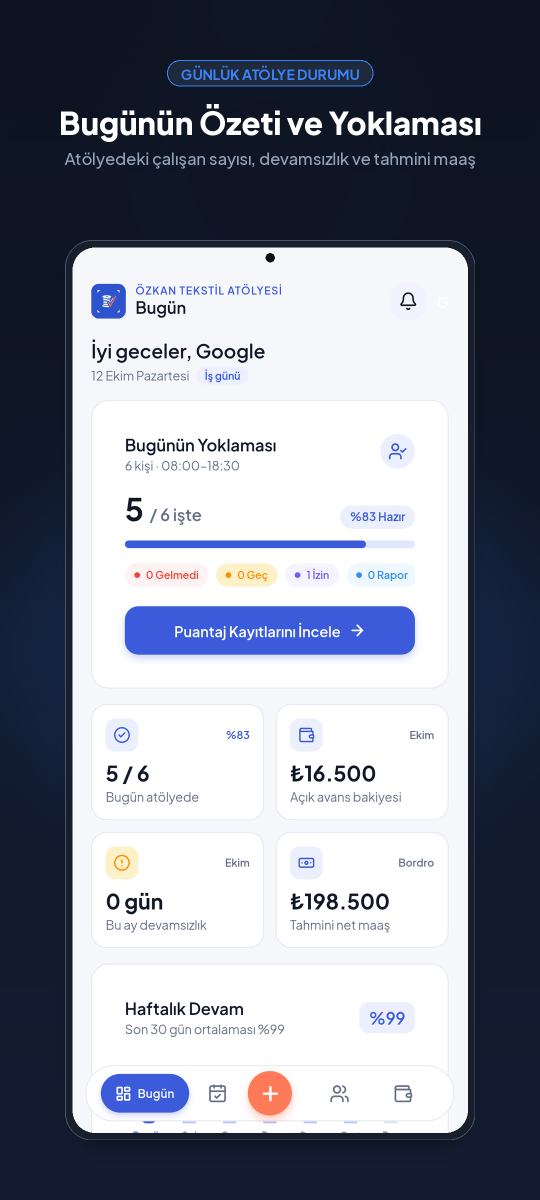
#> input picture store_assets/screenshot_1_bugun.png, 1080 x 2400 px (shown at 1/2 size)
$ python -i build_store_graphics.py   (imports and definitions only)
#> lines starting #> are read from the running program, lines starting #| are printed output that depends on the picture
import os
import glob
from PIL import Image, ImageDraw, ImageFont, ImageFilter

# [2 lines not run here, left out]

# 1. Load Fonts
font_dir = 'node_modules/@expo-google-fonts/plus-jakarta-sans'
# [1 line that did not run here, left out]
# [1 line that did not run here, left out]
# [1 line that did not run here, left out]
# [1 line that did not run here, left out]
# [1 line that did not run here, left out]

# [1 line not run here, left out]

# ─── Helper Functions ──────────────────────────────────────────────────────────

# [37 lines left out: functions create_gradient_bg, add_radial_glow, create_rounded_mask, not called in this run]

def draw_phone_frame(screen_img, target_w=840, target_h=1800, bezel=14, corner_radius=54):
    """Wraps an in-app screenshot inside a realistic modern phone mockup"""
    # Scale screenshot to fit inside bezel
    inner_w = target_w - bezel * 2
    inner_h = target_h - bezel * 2
    resized_screen = screen_img.resize((inner_w, inner_h), Image.Resampling.LANCZOS)

    # Inner mask for screen corners
    screen_mask = create_rounded_mask((inner_w, inner_h), corner_radius - 8)

    # Outer frame canvas with room for shadow
    pad = 60
    canvas_w = target_w + pad * 2
    canvas_h = target_h + pad * 2
    canvas = Image.new('RGBA', (canvas_w, canvas_h), (0, 0, 0, 0))

    # 1. Soft Drop Shadow
    shadow = Image.new('RGBA', (canvas_w, canvas_h), (0, 0, 0, 0))
    s_draw = ImageDraw.Draw(shadow)
    s_bbox = [pad + 6, pad + 16, pad + target_w - 6, pad + target_h + 24]
    s_draw.rounded_rectangle(s_bbox, radius=corner_radius, fill=(0, 0, 0, 160))
    shadow = shadow.filter(ImageFilter.GaussianBlur(28))
    canvas.paste(shadow, (0, 0), shadow)

    # 2. Outer Bezel / Chassis
    phone_layer = Image.new('RGBA', (target_w, target_h), (0, 0, 0, 0))
    p_draw = ImageDraw.Draw(phone_layer)
    # Chassis body (Dark titanium #1E293B with metallic rim #475569)
    p_draw.rounded_rectangle([(0, 0), (target_w, target_h)], radius=corner_radius, fill=(24, 30, 42, 255), outline=(71, 85, 105, 255), width=2)

    # 3. Paste clipped screen
    phone_layer.paste(resized_screen, (bezel, bezel), screen_mask)

    # 4. Camera Punch Hole (Modern subtle punch hole)
    cam_size = 18
    cam_x = target_w // 2 - cam_size // 2
    cam_y = bezel + 12
    p_draw.ellipse([cam_x, cam_y, cam_x + cam_size, cam_y + cam_size], fill=(10, 10, 15, 255), outline=(40, 40, 50, 255), width=1)

    # Inner highlight rim
    p_draw.rounded_rectangle([(bezel, bezel), (bezel + inner_w, bezel + inner_h)], radius=corner_radius - 8, outline=(255, 255, 255, 25), width=1)

    # Composite phone on canvas
    canvas.paste(phone_layer, (pad, pad), phone_layer)
    return canvas

# ─── 1. App Icon (512 x 512 px) ────────────────────────────────────────────────
# [115 lines left out: functions generate_app_icon, generate_feature_graphic, generate_phone_screenshot, not called in this run]

# ─── Run All ───────────────────────────────────────────────────────────────────
# [2 lines not run here, left out]

screenshots_config = [
    (
        1,
        'raw_screen_1_bugun.png',
        'GÜNLÜK ATÖLYE DURUMU',
        'Bugünün Özeti ve Yoklaması',
        'Atölyedeki çalışan sayısı, devamsızlık ve tahmini maaş',
        (59, 130, 246),
        'screenshot_1_bugun.png'
    ),
    (
        2,
        'raw_screen_2_puantaj.png',
        'HIZLI VE PRATİK',
        'Tek Dokunuşla Günlük Puantaj',
        'Geldi, mesai, izin veya rapor; saniyeler içinde kaydedin',
        (16, 185, 129),
        'screenshot_2_puantaj.png'
    ),
    (
        3,
        'raw_screen_3_personel.png',
        'KADRO YÖNETİMİ',
        'Tüm Çalışanlar Tek Listede',
        'Bölümler, maaş tipleri, kalan avans bakiyeleri ve iletişim',
        (139, 92, 246),
        'screenshot_3_personel.png'
    ),
    (
        4,
        'raw_screen_4_para.png',
        'FİNANS VE KASA',
        'Avans ve Borç Taksit Takibi',
        'Verilen avanslar, taksitler ve kalan borçlar otomatik düşülür',
        (245, 158, 11),
        'screenshot_4_avans.png'
    ),
    (
        5,
        'raw_screen_5_bordro.png',
        'AY SONU HAKEDİŞ',
        'Maaş ve Bordro Yönetimi',
        'Her ay için net hesaplama, hakediş kontrolü ve kesinleştirme',
        (6, 182, 212),
        'screenshot_5_bordro.png'
    ),
]

# [4 lines not run here, left out]

>>> import cv2
>>> picture = cv2.imread('../store_assets/screenshot_1_bugun.png', cv2.IMREAD_GRAYSCALE)
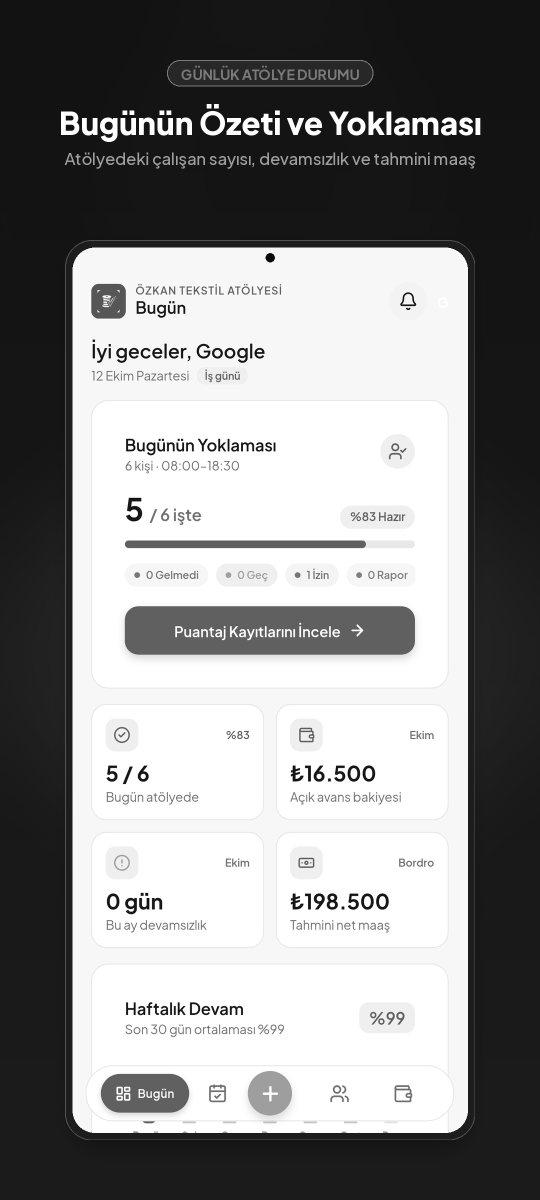
#> picture: shape (2400, 1080) (shown at 1/2 size); min 0, max 255, mean 141.3
>>> result = draw_phone_frame(picture)
#> (the run stopped early here; a loop or call above may not have finished)

$ run again, on store_assets/screenshot_5_bordro.png
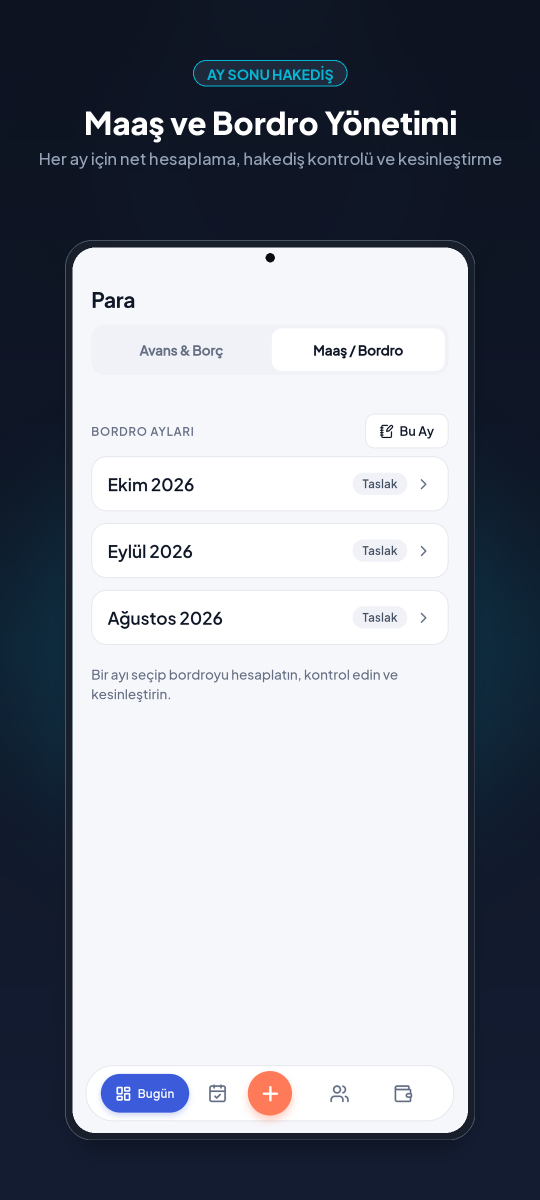
#> input picture store_assets/screenshot_5_bordro.png, 1080 x 2400 px (shown at 1/2 size)
#> `picture = cv2.imread('../store_assets/screenshot_1_bugun.png', cv2.IMR..`:
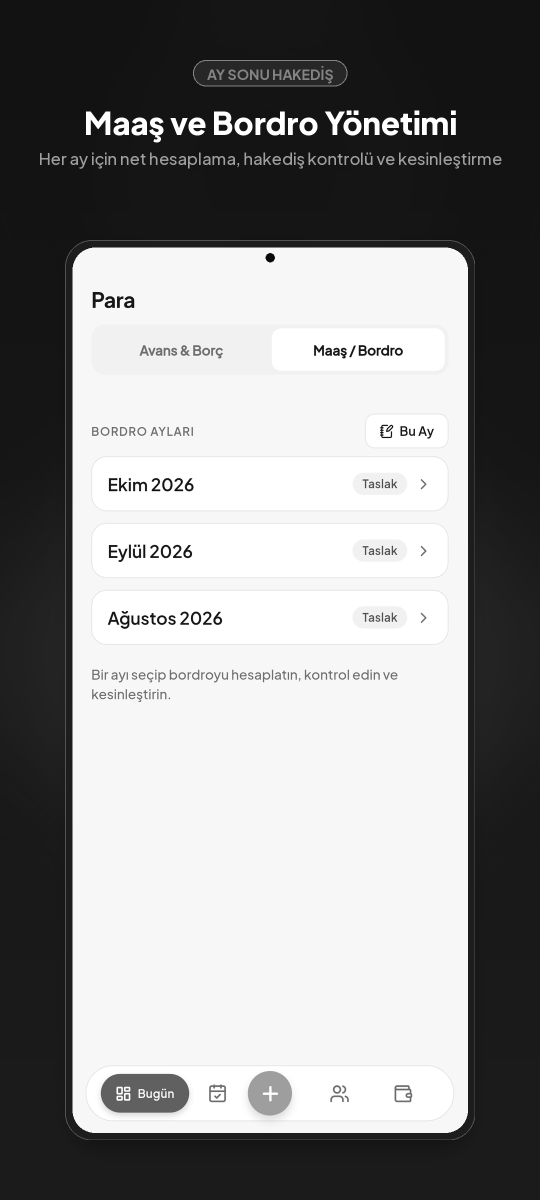
#> picture: shape (2400, 1080) (shown at 1/2 size); min 0, max 255, mean 144.7
